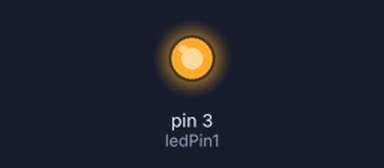
Simulated run of this sketch. Board: Arduino Uno, built with avr-gcc and run on an emulated ATmega328P. Parts: output pins drawn as LEDs (lit = HIGH).

Above: at 0.5 s.
At 2.5 s:
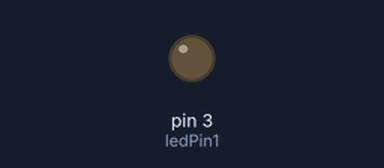
Timing chart, 0 to 5.2 s (numbered marks = the images above):
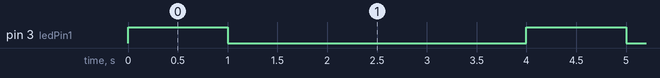

Measured:
- by itself, pin 3 (ledPin1): alternates HIGH for 1.0 s and LOW for 3.0 s

The sketch:

LEDblinks.ino
```cpp
const int ledPin1 = 3;

void setup() {
  // initialize digital pin LED_BUILTIN as an output.
  pinMode(ledPin1, OUTPUT);
}


void loop() {
  digitalWrite(ledPin1, HIGH);   // turn the LED on (HIGH is the voltage level)
  delay(1000);                       // wait for a second
  digitalWrite(ledPin1, LOW);    // turn the LED off by making the voltage LOW
  delay(3000);                       // wait for a second
} 
```
